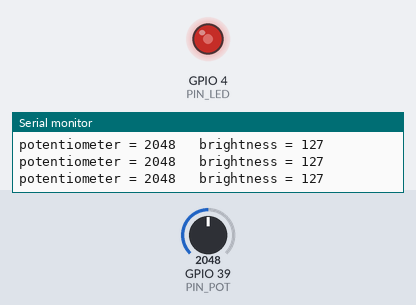
A sketch run on a simulated ESP32. Shown: output pins drawn as LEDs (lit = HIGH), the last lines printed to the serial monitor. The test bench sets the inputs (shaded band); at power-on: GPIO 39 (PIN_POT) = 2048.

Above: at 1.2 s.
1.3 s: GPIO 39 (PIN_POT) set to 2866
At 2.2 s:
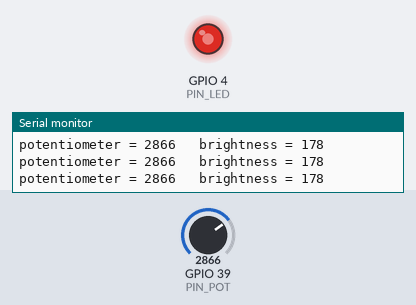
2.9 s: GPIO 39 (PIN_POT) set to 3603
At 3.5 s:
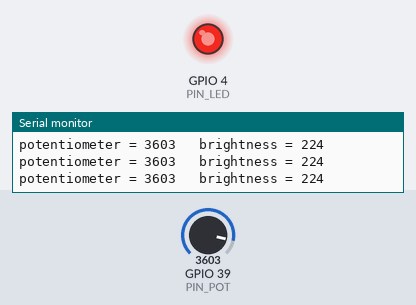
4.5 s: GPIO 39 (PIN_POT) set to 491
At 5.8 s:
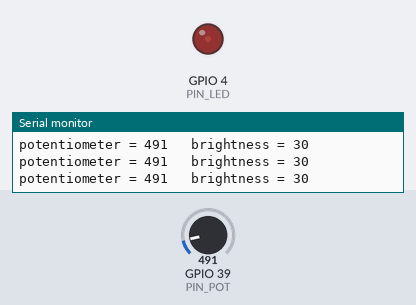
6.1 s: GPIO 39 (PIN_POT) set to 0
At 7.3 s:
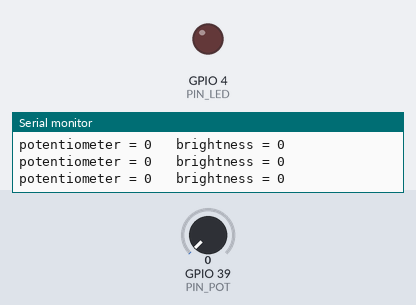
7.7 s: GPIO 39 (PIN_POT) set to 2047
At 8.7 s:
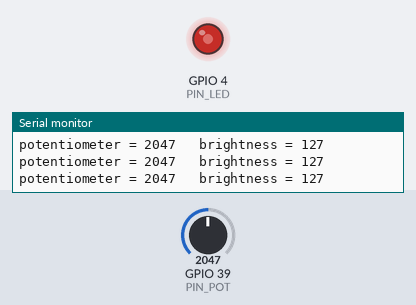
Timing chart, 0 to 10.3 s (numbered marks = the images above; inputs shaded):
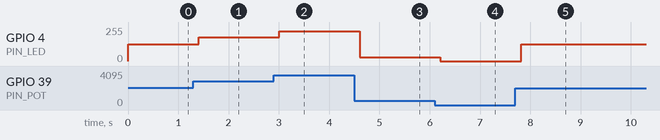

The sketch:

module05_potentiometer_dimmer.ino
```cpp
// Module 5 - Practice 3: dimming an LED with a potentiometer
// Turn the potentiometer on VN (GPIO 39): the LED on D4 gets dimmer and brighter.
// PWM uses ledcAttach + ledcWrite (the esp32 package version 3 way).

const int PIN_POT = 39;          // VN: potentiometer (becomes the soil sensor in Module 6)
const int PIN_LED = 4;           // status LED
const int PWM_FREQUENCY = 5000;  // 5,000 blinks per second: too fast for the eye to see
const int PWM_RESOLUTION = 8;    // 8 bits: brightness 0 (off) to 255 (full)

void setup() {
  Serial.begin(115200);
  ledcAttach(PIN_LED, PWM_FREQUENCY, PWM_RESOLUTION);  // D4 becomes a PWM output (no pinMode needed)
}

void loop() {
  int turns = analogRead(PIN_POT);               // 0 (turned all the way left) to 4095 (all the way right)
  int brightness = map(turns, 0, 4095, 0, 255);  // convert to the 0-255 scale
  ledcWrite(PIN_LED, brightness);
  Serial.print("potentiometer = ");
  Serial.print(turns);
  Serial.print("   brightness = ");
  Serial.println(brightness);
  delay(200);
}
```

Measured:
- after the input at 1.3 s, GPIO 4 (PIN_LED): 127/255 → 177/255 after 0.10 s
- after the input at 2.9 s, GPIO 4 (PIN_LED): 177/255 → 223/255 after 0.11 s
- after the input at 4.5 s, GPIO 4 (PIN_LED): 223/255 → 30/255 after 0.11 s
- after the input at 6.1 s, GPIO 4 (PIN_LED): 30/255 → 0/255 after 0.11 s
- after the input at 7.7 s, GPIO 4 (PIN_LED): 0/255 → 127/255 after 0.11 s
